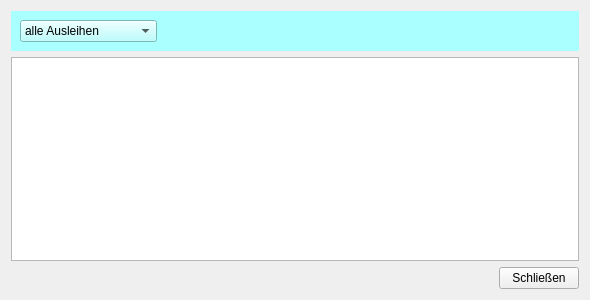
<?xml version="1.0" encoding="UTF-8"?>
<ui version="4.0">
 <class>OpenLendings</class>
 <widget class="QWidget" name="OpenLendings">
  <property name="geometry">
   <rect>
    <x>0</x>
    <y>0</y>
    <width>590</width>
    <height>300</height>
   </rect>
  </property>
  <property name="font">
   <font>
    <family>Arial</family>
   </font>
  </property>
  <property name="windowTitle">
   <string>Form</string>
  </property>
  <layout class="QVBoxLayout" name="verticalLayout">
   <item>
    <widget class="QWidget" name="widget_buttons" native="true">
     <property name="minimumSize">
      <size>
       <width>0</width>
       <height>33</height>
      </size>
     </property>
     <property name="maximumSize">
      <size>
       <width>16777215</width>
       <height>40</height>
      </size>
     </property>
     <property name="font">
      <font>
       <pointsize>11</pointsize>
      </font>
     </property>
     <property name="styleSheet">
      <string notr="true">background-color: rgb(170, 255, 255);</string>
     </property>
     <layout class="QHBoxLayout" name="horizontalLayout_2">
      <item>
       <widget class="QComboBox" name="comboBox">
        <property name="sizePolicy">
         <sizepolicy hsizetype="Preferred" vsizetype="Fixed">
          <horstretch>0</horstretch>
          <verstretch>0</verstretch>
         </sizepolicy>
        </property>
        <property name="minimumSize">
         <size>
          <width>120</width>
          <height>20</height>
         </size>
        </property>
        <property name="font">
         <font>
          <family>Arial</family>
         </font>
        </property>
        <property name="currentIndex">
         <number>0</number>
        </property>
        <item>
         <property name="text">
          <string>alle Ausleihen</string>
         </property>
        </item>
        <item>
         <property name="text">
          <string>Doppelte Ausleihen</string>
         </property>
        </item>
        <item>
         <property name="text">
          <string>Ferienausleihen</string>
         </property>
        </item>
       </widget>
      </item>
      <item>
       <spacer name="horizontalSpacer_2">
        <property name="orientation">
         <enum>Qt::Horizontal</enum>
        </property>
        <property name="sizeType">
         <enum>QSizePolicy::Expanding</enum>
        </property>
        <property name="sizeHint" stdset="0">
         <size>
          <width>30</width>
          <height>20</height>
         </size>
        </property>
       </spacer>
      </item>
     </layout>
    </widget>
   </item>
   <item>
    <widget class="QTableView" name="tableView"/>
   </item>
   <item>
    <layout class="QHBoxLayout" name="horizontalLayout">
     <item>
      <spacer name="horizontalSpacer">
       <property name="orientation">
        <enum>Qt::Horizontal</enum>
       </property>
       <property name="sizeHint" stdset="0">
        <size>
         <width>40</width>
         <height>20</height>
        </size>
       </property>
      </spacer>
     </item>
     <item>
      <widget class="QPushButton" name="pushButton_Close">
       <property name="text">
        <string>Schließen</string>
       </property>
      </widget>
     </item>
    </layout>
   </item>
  </layout>
 </widget>
 <resources/>
 <connections/>
 <slots>
  <signal>closewidget()</signal>
 </slots>
</ui>
